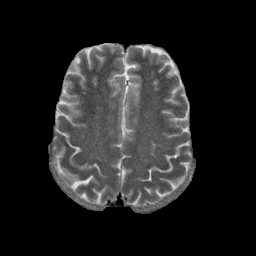
%> input picture GA-Otsu/image/701.png, 256 x 256 px
$ octave testrun.m   (GNU Octave 9; MATLAB toolbox functions it lacks are replaced by stand-ins)
%> lines starting %> are read from the running program, lines starting %| are printed output that depends on the picture
### GA-Otsu/segment.m
function res = segment(img,thd)
% 传入图像和阈值，返回分割后图像
thd = sort(thd);
res = img;
[m,n] = size(img);
thd_n = length(thd);
for i=1:1:m
    for j=1:1:n
        if res(i,j)<thd(1)
            res(i,j)=0;
        elseif res(i,j)>=thd(thd_n)
            res(i,j)=255;
        else
            for k=1:1:thd_n-1
                if res(i,j)>=thd(k) && res(i,j)<thd(k+1)
                    % res(i,j)=int8(k*255/thd_n);
                    res(i,j)=int8((thd(k)+thd(k+1))/2);
                end
            end
        end
    end
end
% figure;
% imshow(res);

### GA-Otsu/testrun.m
%%
img = 'image/701.png';
img = imread(img);
%> img is the input picture: size 256x256 uint8; min 0, max 255, mean 32.5
thnum=input("请输入阈值个数:");
%> the answer given: 3
my = GA(img,thnum);
tic
thd = my.bestfit_thd(my.iter_max,:);
%> thd = [40 101 147]
toc
var = my.otsu_var(thd);
%> var = 2595.2
disp(thd);
%|     40   101   147
disp(var);
%| 2595.2
subplot(2,2,3);
imshow(img);
subplot(2,2,4);
res = segment(img,thd);
%> in segment, `thd = sort(thd);`: thd = [40 101 147]
%> after the loop in segment, `for i=1:1:m`:
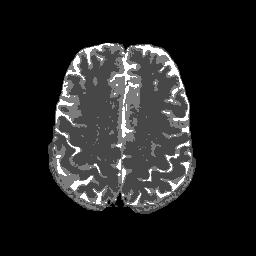
%> res: size 256x256 uint8; min 0, max 255, mean 33.3
imshow(res);
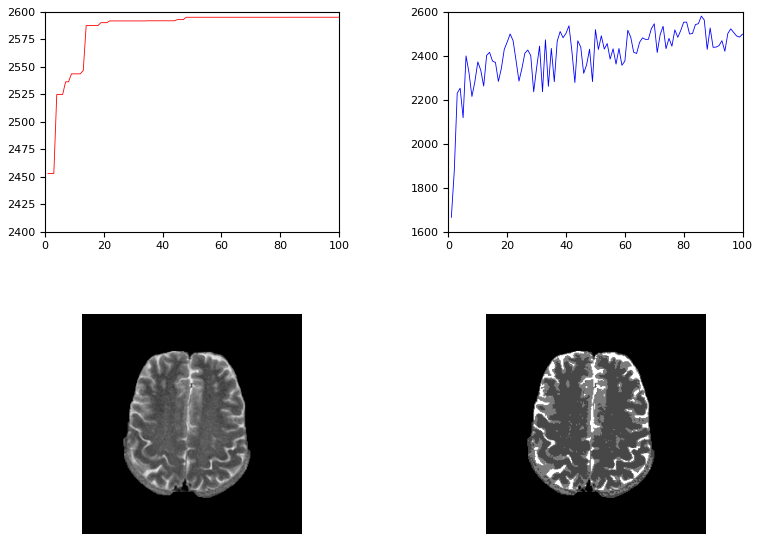
%> figure redrawn from the program's plot data, 4 panels
%%
img_source = [301,601,701,750,801,990];
thnum=input("请输入:");
%> the answer given: 3
comp = zeros(4,6);
for i=1:1
    path = strcat('image/',num2str(img_source(i)),'.png');
%> (the run ends here)

$ run again, with GA-Otsu/image/601.png copied over GA-Otsu/image/701.png
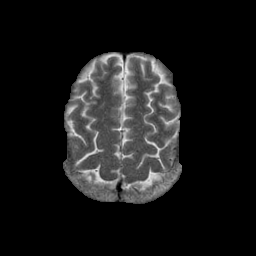
%> input picture GA-Otsu/image/601.png, 256 x 256 px
%> img is the input picture: size 256x256 uint8; min 0, max 255, mean 24.9
%> `thd = my.bestfit_thd(my.iter_max,:);`: thd = [41 100 151]
%> var = 2320.2
%|     41   100   151
%| 2320.2
%> in segment, `thd = sort(thd);`: thd = [41 100 151]
%> after the loop in segment, `for i=1:1:m`:
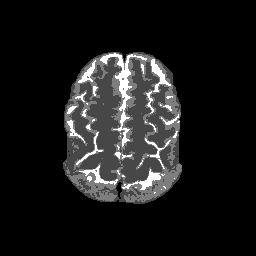
%> res: size 256x256 uint8; min 0, max 255, mean 26.7
%> `imshow(res);`:
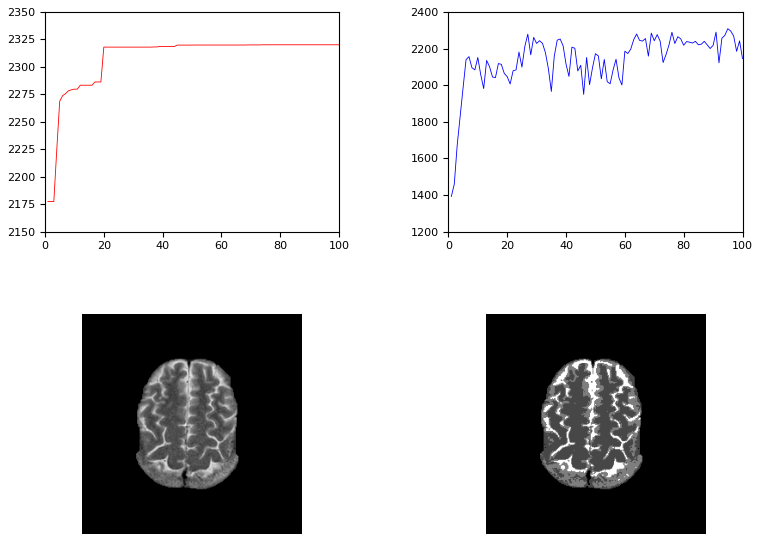
%> figure redrawn from the program's plot data, 4 panels

$ run again, with GA-Otsu/image/750.png copied over GA-Otsu/image/701.png
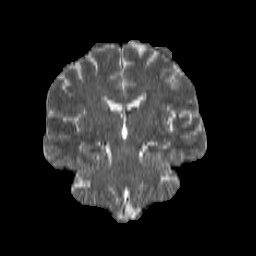
%> input picture GA-Otsu/image/750.png, 256 x 256 px
%> img is the input picture: size 256x256 uint8; min 0, max 255, mean 33.5
%> `thd = my.bestfit_thd(my.iter_max,:);`: thd = [40 101 148]
%> var = 2527.6
%|     40   101   148
%| 2527.6
%> in segment, `thd = sort(thd);`: thd = [40 101 148]
%> after the loop in segment, `for i=1:1:m`:
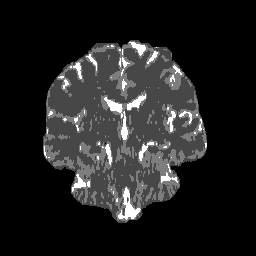
%> res: size 256x256 uint8; min 0, max 255, mean 33.3
%> `imshow(res);`:
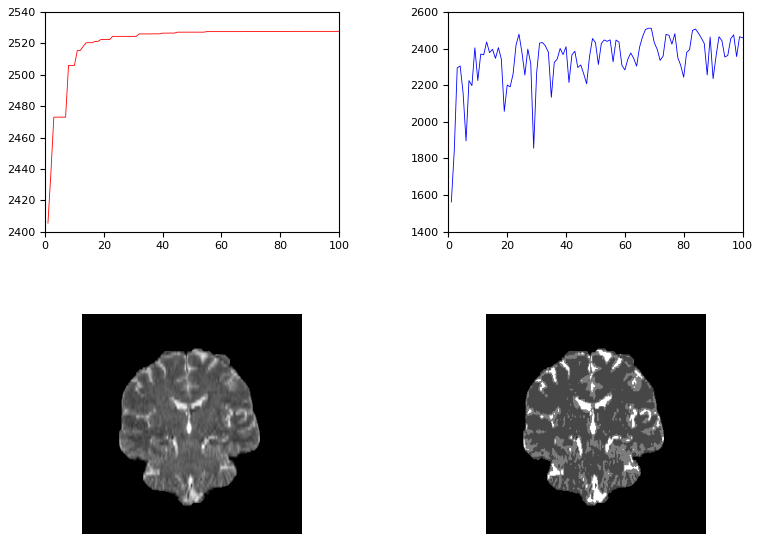
%> figure redrawn from the program's plot data, 4 panels
